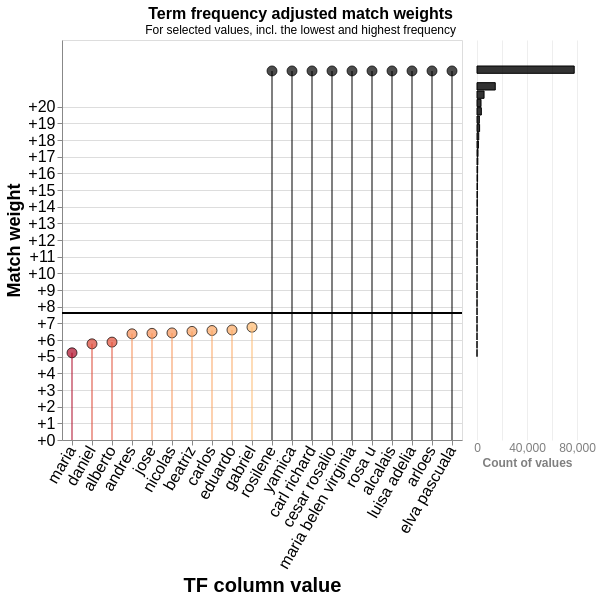

Notebook code for this chart:
### Code cell
linker.tf_adjustment_chart("segundo_nombre")

### Figure 1 — Vega-Lite specification as saved in the notebook (floating-point values rounded to 4 significant figures)
{"config": {"view": {"continuousWidth": 300, "continuousHeight": 300}, "params": [{"name": "gamma_sel", "bind": {"input": "select", "options": [2], "labels": ["Exact match segundo_nombre (TF col: segundo_nombre)"], "name": "Gamma level:"}, "value": 2}]}, "hconcat": [{"layer": [{"mark": {"type": "point", "filled": true, "size": 100, "stroke": "black", "strokeWidth": 1}, "encoding": {"color": {"field": "log2_bf_tf", "scale": {"domain": [-2.5, 2.5], "scheme": "redyellowgreen"}, "title": "TF adjustment weight", "type": "quantitative"}, "tooltip": [{"field": "value", "title": "Value", "type": "nominal"}, {"field": "log2_bf", "format": "+.3", "title": "Match weight", "type": "quantitative"}, {"field": "log2_bf_tf", "format": "+.3", "title": "TF adjusted match weight", "type": "quantitative"}, {"field": "log2_bf_final", "format": "+.3", "title": "Final match weight", "type": "quantitative"}], "x": {"axis": {"labelAngle": -60, "labelFontSize": 16, "titleFontSize": 20}, "field": "value", "sort": {"field": "log2_bf_final", "order": "ascending"}, "title": "TF column value", "type": "nominal"}, "y": {"axis": {"format": "+", "labelFontSize": 16, "titleFontSize": 18, "values": [-5, -4, -3, -2, -1, 0, 1, 2, 3, 4, 5, 6, 7, 8, 9, 10, 11, 12, 13, 14, 15, 16, 17, 18, 19, 20]}, "field": "log2_bf_final", "title": "Match weight", "type": "quantitative"}}}, {"mark": "rule", "encoding": {"y": {"field": "log2_bf", "type": "quantitative"}}, "transform": [{"filter": "datum.gamma == gamma_sel"}]}, {"mark": {"type": "rule", "opacity": 0.5, "strokeWidth": 2}, "encoding": {"color": {"field": "log2_bf_tf", "legend": null, "scale": {"domain": [-2.5, 2.5], "scheme": "redyellowgreen"}, "title": "TF adjustment weight", "type": "quantitative"}, "x": {"field": "value", "sort": {"field": "log2_bf_final", "order": "ascending"}, "title": "TF column value", "type": "nominal"}, "y": {"field": "log2_bf_final", "type": "quantitative"}, "y2": {"type": "quantitative"}}, "transform": [{"filter": "datum.gamma == gamma_sel"}]}], "data": {"name": "data"}, "height": 400, "transform": [{"filter": "datum.gamma == gamma_sel"}], "width": {"step": 20}}, {"mark": {"type": "bar", "fillOpacity": 0.8, "filled": true, "stroke": "black", "strokeWidth": 1}, "data": {"name": "hist"}, "encoding": {"color": {"field": "log2_bf_tf", "legend": null, "scale": {"domain": [-2.5, 2.5], "scheme": "redyellowgreen"}, "title": "TF adjustment weight", "type": "quantitative"}, "tooltip": [{"field": "log2_bf_desc", "title": "Match weight"}, {"field": "count", "title": "Number of values"}], "x": {"axis": {"domain": false, "gridOpacity": 0.5, "labelAlign": "center", "labelFontSize": 12, "labelOpacity": 0.5, "labelOverlap": true, "ticks": false, "title": "Count of values", "titleFontSize": 12, "titleOpacity": 0.5}, "field": "count", "type": "quantitative"}, "y": {"axis": null, "bin": {"step": 0.5}, "field": "log2_bf_final", "type": "quantitative"}}, "transform": [{"filter": {"or": ["datum.gamma == gamma_sel", {"field": "gamma", "valid": false}]}}], "view": {"stroke": "transparent"}, "width": 100}], "datasets": {"data": [{"value": "rosilene", "tf": 2.096e-07, "label_for_charts": "Exact match segundo_nombre", "u_probability": 0.004904, "tf_col": "segundo_nombre", "tf_adjustment_weight": 1.0, "log2_bf": 7.63, "gamma": 2, "log2_bf_tf": 14.51, "log2_bf_final": 22.14, "most_freq_rank": 115722, "least_freq_rank": 0}, {"value": "yamica", "tf": 2.096e-07, "label_for_charts": "Exact match segundo_nombre", "u_probability": 0.004904, "tf_col": "segundo_nombre", "tf_adjustment_weight": 1.0, "log2_bf": 7.63, "gamma": 2, "log2_bf_tf": 14.51, "log2_bf_final": 22.14, "most_freq_rank": 115721, "least_freq_rank": 1}, {"value": "carl richard", "tf": 2.096e-07, "label_for_charts": "Exact match segundo_nombre", "u_probability": 0.004904, "tf_col": "segundo_nombre", "tf_adjustment_weight": 1.0, "log2_bf": 7.63, "gamma": 2, "log2_bf_tf": 14.51, "log2_bf_final": 22.14, "most_freq_rank": 115720, "least_freq_rank": 2}, {"value": "cesar rosalio", "tf": 2.096e-07, "label_for_charts": "Exact match segundo_nombre", "u_probability": 0.004904, "tf_col": "segundo_nombre", "tf_adjustment_weight": 1.0, "log2_bf": 7.63, "gamma": 2, "log2_bf_tf": 14.51, "log2_bf_final": 22.14, "most_freq_rank": 115719, "least_freq_rank": 3}, {"value": "maria belen virginia", "tf": 2.096e-07, "label_for_charts": "Exact match segundo_nombre", "u_probability": 0.004904, "tf_col": "segundo_nombre", "tf_adjustment_weight": 1.0, "log2_bf": 7.63, "gamma": 2, "log2_bf_tf": 14.51, "log2_bf_final": 22.14, "most_freq_rank": 115718, "least_freq_rank": 4}, {"value": "rosa u", "tf": 2.096e-07, "label_for_charts": "Exact match segundo_nombre", "u_probability": 0.004904, "tf_col": "segundo_nombre", "tf_adjustment_weight": 1.0, "log2_bf": 7.63, "gamma": 2, "log2_bf_tf": 14.51, "log2_bf_final": 22.14, "most_freq_rank": 115717, "least_freq_rank": 5}, {"value": "alcalais", "tf": 2.096e-07, "label_for_charts": "Exact match segundo_nombre", "u_probability": 0.004904, "tf_col": "segundo_nombre", "tf_adjustment_weight": 1.0, "log2_bf": 7.63, "gamma": 2, "log2_bf_tf": 14.51, "log2_bf_final": 22.14, "most_freq_rank": 115716, "least_freq_rank": 6}, {"value": "luisa adelia", "tf": 2.096e-07, "label_for_charts": "Exact match segundo_nombre", "u_probability": 0.004904, "tf_col": "segundo_nombre", "tf_adjustment_weight": 1.0, "log2_bf": 7.63, "gamma": 2, "log2_bf_tf": 14.51, "log2_bf_final": 22.14, "most_freq_rank": 115715, "least_freq_rank": 7}, {"value": "arloes", "tf": 2.096e-07, "label_for_charts": "Exact match segundo_nombre", "u_probability": 0.004904, "tf_col": "segundo_nombre", "tf_adjustment_weight": 1.0, "log2_bf": 7.63, "gamma": 2, "log2_bf_tf": 14.51, "log2_bf_final": 22.14, "most_freq_rank": 115714, "least_freq_rank": 8}, {"value": "elva pascuala", "tf": 2.096e-07, "label_for_charts": "Exact match segundo_nombre", "u_probability": 0.004904, "tf_col": "segundo_nombre", "tf_adjustment_weight": 1.0, "log2_bf": 7.63, "gamma": 2, "log2_bf_tf": 14.51, "log2_bf_final": 22.14, "most_freq_rank": 115713, "least_freq_rank": 9}, {"value": "gabriel", "tf": 0.008914, "label_for_charts": "Exact match segundo_nombre", "u_probability": 0.004904, "tf_col": "segundo_nombre", "tf_adjustment_weight": 1.0, "log2_bf": 7.63, "gamma": 2, "log2_bf_tf": -0.8623, "log2_bf_final": 6.768, "most_freq_rank": 9, "least_freq_rank": 115713}, {"value": "eduardo", "tf": 0.01, "label_for_charts": "Exact match segundo_nombre", "u_probability": 0.004904, "tf_col": "segundo_nombre", "tf_adjustment_weight": 1.0, "log2_bf": 7.63, "gamma": 2, "log2_bf_tf": -1.028, "log2_bf_final": 6.602, "most_freq_rank": 8, "least_freq_rank": 115714}, {"value": "carlos", "tf": 0.01024, "label_for_charts": "Exact match segundo_nombre", "u_probability": 0.004904, "tf_col": "segundo_nombre", "tf_adjustment_weight": 1.0, "log2_bf": 7.63, "gamma": 2, "log2_bf_tf": -1.062, "log2_bf_final": 6.568, "most_freq_rank": 7, "least_freq_rank": 115715}, {"value": "beatriz", "tf": 0.01062, "label_for_charts": "Exact match segundo_nombre", "u_probability": 0.004904, "tf_col": "segundo_nombre", "tf_adjustment_weight": 1.0, "log2_bf": 7.63, "gamma": 2, "log2_bf_tf": -1.114, "log2_bf_final": 6.516, "most_freq_rank": 6, "least_freq_rank": 115716}, {"value": "nicolas", "tf": 0.01131, "label_for_charts": "Exact match segundo_nombre", "u_probability": 0.004904, "tf_col": "segundo_nombre", "tf_adjustment_weight": 1.0, "log2_bf": 7.63, "gamma": 2, "log2_bf_tf": -1.205, "log2_bf_final": 6.425, "most_freq_rank": 5, "least_freq_rank": 115717}, {"value": "jose", "tf": 0.01151, "label_for_charts": "Exact match segundo_nombre", "u_probability": 0.004904, "tf_col": "segundo_nombre", "tf_adjustment_weight": 1.0, "log2_bf": 7.63, "gamma": 2, "log2_bf_tf": -1.231, "log2_bf_final": 6.399, "most_freq_rank": 4, "least_freq_rank": 115718}, {"value": "andres", "tf": 0.01175, "label_for_charts": "Exact match segundo_nombre", "u_probability": 0.004904, "tf_col": "segundo_nombre", "tf_adjustment_weight": 1.0, "log2_bf": 7.63, "gamma": 2, "log2_bf_tf": -1.26, "log2_bf_final": 6.37, "most_freq_rank": 3, "least_freq_rank": 115719}, {"value": "alberto", "tf": 0.01657, "label_for_charts": "Exact match segundo_nombre", "u_probability": 0.004904, "tf_col": "segundo_nombre", "tf_adjustment_weight": 1.0, "log2_bf": 7.63, "gamma": 2, "log2_bf_tf": -1.757, "log2_bf_final": 5.874, "most_freq_rank": 2, "least_freq_rank": 115720}, {"value": "daniel", "tf": 0.01781, "label_for_charts": "Exact match segundo_nombre", "u_probability": 0.004904, "tf_col": "segundo_nombre", "tf_adjustment_weight": 1.0, "log2_bf": 7.63, "gamma": 2, "log2_bf_tf": -1.861, "log2_bf_final": 5.769, "most_freq_rank": 1, "least_freq_rank": 115721}, {"value": "maria", "tf": 0.02588, "label_for_charts": "Exact match segundo_nombre", "u_probability": 0.004904, "tf_col": "segundo_nombre", "tf_adjustment_weight": 1.0, "log2_bf": 7.63, "gamma": 2, "log2_bf_tf": -2.4, "log2_bf_final": 5.23, "most_freq_rank": 0, "least_freq_rank": 115722}], "hist": [{"gamma": 2, "log2_bf": 7.63, "count": 1, "log2_bf_tf": -2.4, "bin_start": 5.0, "bin_end": 5.5, "log2_bf_final": 5.25, "log2_bf_desc": "5.0-5.5"}, {"gamma": 2, "log2_bf": 7.63, "count": 2, "log2_bf_tf": -1.809, "bin_start": 5.5, "bin_end": 6.0, "log2_bf_final": 5.75, "log2_bf_desc": "5.5-6.0"}, {"gamma": 2, "log2_bf": 7.63, "count": 3, "log2_bf_tf": -1.232, "bin_start": 6.0, "bin_end": 6.5, "log2_bf_final": 6.25, "log2_bf_desc": "6.0-6.5"}, {"gamma": 2, "log2_bf": 7.63, "count": 14, "log2_bf_tf": -0.8329, "bin_start": 6.5, "bin_end": 7.0, "log2_bf_final": 6.75, "log2_bf_desc": "6.5-7.0"}, {"gamma": 2, "log2_bf": 7.63, "count": 11, "log2_bf_tf": -0.3836, "bin_start": 7.0, "bin_end": 7.5, "log2_bf_final": 7.25, "log2_bf_desc": "7.0-7.5"}, {"gamma": 2, "log2_bf": 7.63, "count": 24, "log2_bf_tf": 0.1601, "bin_start": 7.5, "bin_end": 8.0, "log2_bf_final": 7.75, "log2_bf_desc": "7.5-8.0"}, {"gamma": 2, "log2_bf": 7.63, "count": 24, "log2_bf_tf": 0.6257, "bin_start": 8.0, "bin_end": 8.5, "log2_bf_final": 8.25, "log2_bf_desc": "8.0-8.5"}, {"gamma": 2, "log2_bf": 7.63, "count": 34, "log2_bf_tf": 1.077, "bin_start": 8.5, "bin_end": 9.0, "log2_bf_final": 8.75, "log2_bf_desc": "8.5-9.0"}, {"gamma": 2, "log2_bf": 7.63, "count": 40, "log2_bf_tf": 1.617, "bin_start": 9.0, "bin_end": 9.5, "log2_bf_final": 9.25, "log2_bf_desc": "9.0-9.5"}, {"gamma": 2, "log2_bf": 7.63, "count": 52, "log2_bf_tf": 2.094, "bin_start": 9.5, "bin_end": 10.0, "log2_bf_final": 9.75, "log2_bf_desc": "9.5-10.0"}, {"gamma": 2, "log2_bf": 7.63, "count": 63, "log2_bf_tf": 2.595, "bin_start": 10.0, "bin_end": 10.5, "log2_bf_final": 10.25, "log2_bf_desc": "10.0-10.5"}, {"gamma": 2, "log2_bf": 7.63, "count": 73, "log2_bf_tf": 3.12, "bin_start": 10.5, "bin_end": 11.0, "log2_bf_final": 10.75, "log2_bf_desc": "10.5-11.0"}, {"gamma": 2, "log2_bf": 7.63, "count": 63, "log2_bf_tf": 3.637, "bin_start": 11.0, "bin_end": 11.5, "log2_bf_final": 11.25, "log2_bf_desc": "11.0-11.5"}, {"gamma": 2, "log2_bf": 7.63, "count": 92, "log2_bf_tf": 4.142, "bin_start": 11.5, "bin_end": 12.0, "log2_bf_final": 11.75, "log2_bf_desc": "11.5-12.0"}, {"gamma": 2, "log2_bf": 7.63, "count": 126, "log2_bf_tf": 4.628, "bin_start": 12.0, "bin_end": 12.5, "log2_bf_final": 12.25, "log2_bf_desc": "12.0-12.5"}, {"gamma": 2, "log2_bf": 7.63, "count": 140, "log2_bf_tf": 5.135, "bin_start": 12.5, "bin_end": 13.0, "log2_bf_final": 12.75, "log2_bf_desc": "12.5-13.0"}, {"gamma": 2, "log2_bf": 7.63, "count": 152, "log2_bf_tf": 5.632, "bin_start": 13.0, "bin_end": 13.5, "log2_bf_final": 13.25, "log2_bf_desc": "13.0-13.5"}, {"gamma": 2, "log2_bf": 7.63, "count": 210, "log2_bf_tf": 6.13, "bin_start": 13.5, "bin_end": 14.0, "log2_bf_final": 13.75, "log2_bf_desc": "13.5-14.0"}, {"gamma": 2, "log2_bf": 7.63, "count": 258, "log2_bf_tf": 6.632, "bin_start": 14.0, "bin_end": 14.5, "log2_bf_final": 14.25, "log2_bf_desc": "14.0-14.5"}, {"gamma": 2, "log2_bf": 7.63, "count": 307, "log2_bf_tf": 7.131, "bin_start": 14.5, "bin_end": 15.0, "log2_bf_final": 14.75, "log2_bf_desc": "14.5-15.0"}, {"gamma": 2, "log2_bf": 7.63, "count": 358, "log2_bf_tf": 7.628, "bin_start": 15.0, "bin_end": 15.5, "log2_bf_final": 15.25, "log2_bf_desc": "15.0-15.5"}, {"gamma": 2, "log2_bf": 7.63, "count": 464, "log2_bf_tf": 8.116, "bin_start": 15.5, "bin_end": 16.0, "log2_bf_final": 15.75, "log2_bf_desc": "15.5-16.0"}, {"gamma": 2, "log2_bf": 7.63, "count": 507, "log2_bf_tf": 8.618, "bin_start": 16.0, "bin_end": 16.5, "log2_bf_final": 16.25, "log2_bf_desc": "16.0-16.5"}, {"gamma": 2, "log2_bf": 7.63, "count": 666, "log2_bf_tf": 9.114, "bin_start": 16.5, "bin_end": 17.0, "log2_bf_final": 16.75, "log2_bf_desc": "16.5-17.0"}, {"gamma": 2, "log2_bf": 7.63, "count": 813, "log2_bf_tf": 9.606, "bin_start": 17.0, "bin_end": 17.5, "log2_bf_final": 17.25, "log2_bf_desc": "17.0-17.5"}, {"gamma": 2, "log2_bf": 7.63, "count": 1136, "log2_bf_tf": 10.12, "bin_start": 17.5, "bin_end": 18.0, "log2_bf_final": 17.75, "log2_bf_desc": "17.5-18.0"}, {"gamma": 2, "log2_bf": 7.63, "count": 1411, "log2_bf_tf": 10.64, "bin_start": 18.0, "bin_end": 18.5, "log2_bf_final": 18.25, "log2_bf_desc": "18.0-18.5"}, {"gamma": 2, "log2_bf": 7.63, "count": 2086, "log2_bf_tf": 11.16, "bin_start": 18.5, "bin_end": 19.0, "log2_bf_final": 18.75, "log2_bf_desc": "18.5-19.0"}, {"gamma": 2, "log2_bf": 7.63, "count": 1880, "log2_bf_tf": 11.62, "bin_start": 19.0, "bin_end": 19.5, "log2_bf_final": 19.25, "log2_bf_desc": "19.0-19.5"}, {"gamma": 2, "log2_bf": 7.63, "count": 3472, "log2_bf_tf": 12.09, "bin_start": 19.5, "bin_end": 20.0, "log2_bf_final": 19.75, "log2_bf_desc": "19.5-20.0"}, {"gamma": 2, "log2_bf": 7.63, "count": 3223, "log2_bf_tf": 12.51, "bin_start": 20.0, "bin_end": 20.5, "log2_bf_final": 20.25, "log2_bf_desc": "20.0-20.5"}, {"gamma": 2, "log2_bf": 7.63, "count": 5645, "log2_bf_tf": 12.93, "bin_start": 20.5, "bin_end": 21.0, "log2_bf_final": 20.75, "log2_bf_desc": "20.5-21.0"}, {"gamma": 2, "log2_bf": 7.63, "count": 14607, "log2_bf_tf": 13.51, "bin_start": 21.0, "bin_end": 21.5, "log2_bf_final": 21.25, "log2_bf_desc": "21.0-21.5"}, {"gamma": 2, "log2_bf": 7.63, "count": 77766, "log2_bf_tf": 14.51, "bin_start": 22.0, "bin_end": 22.5, "log2_bf_final": 22.25, "log2_bf_desc": "22.0-22.5"}]}, "resolve": {"scale": {"color": "shared", "y": "shared"}}, "spacing": 10, "title": {"text": "Term frequency adjusted match weights", "anchor": "middle", "fontSize": 16, "subtitle": "For selected values, incl. the lowest and highest frequency"}, "$schema": "https://vega.github.io/schema/vega-lite/v5.9.3.json"}
